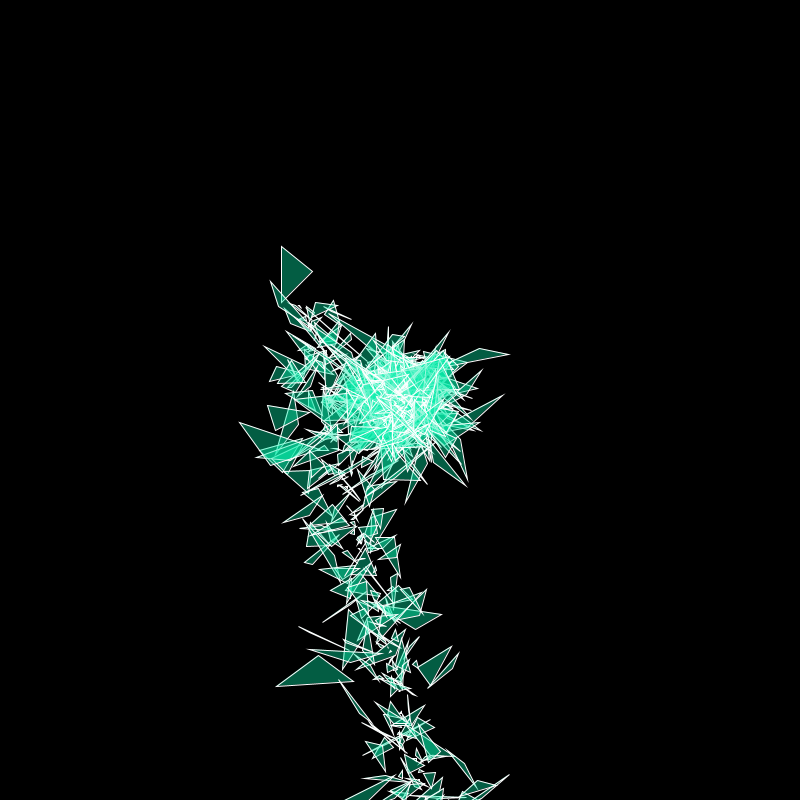
Frame 1 (no input)
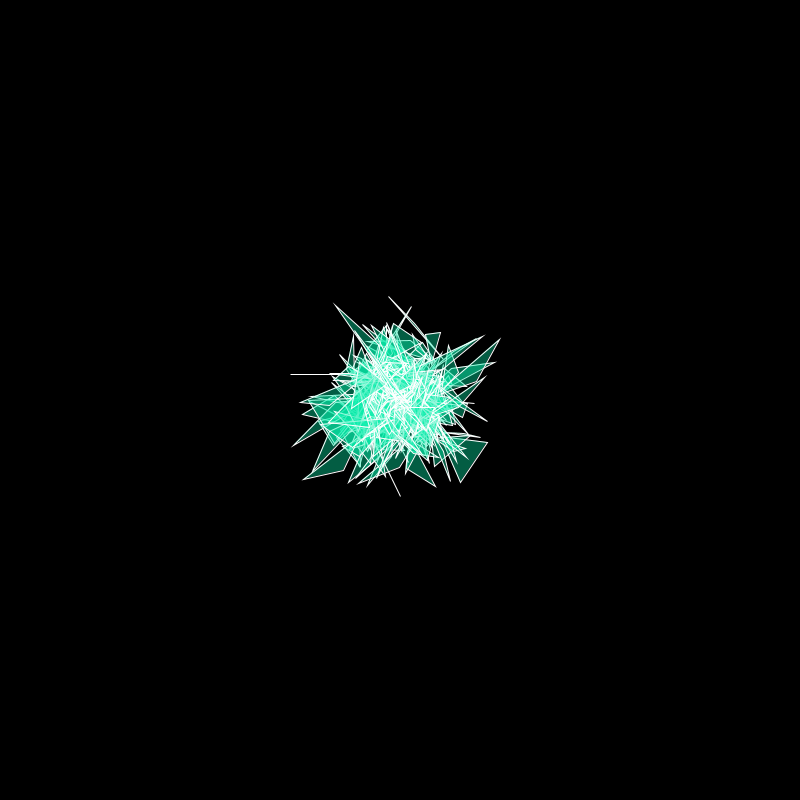
Frame 2 (the mouse pressed at the canvas centre, redrawn once)

The Processing sketch that drew these frames (run headless with seeded random() and noise(); the mouse was pressed at the canvas centre and the sketch redrawn once):

// Processing sketch: tri_random_pattern2b
// ── tri_random_pattern2b.pde
PVector location;
PVector velocity;
// if press mouse, it regenerates triangle pattern

void setup() {
  size(800, 800);
  smooth();
  noLoop();
  frameRate(1);
  location = new PVector(300, 300);
  velocity = new PVector(2.5, 10);
}

void draw() {
  noFill();
  stroke(255);
  background(0);
  int block=10; //number of blocks per canva, the more blocks the more dense the triangles
  int xblock=height/block;
  int yblock=width/block;
  TriangleBlock t=new TriangleBlock();
  for (int x=0; x< height; x+=xblock) {
    for (int y=0; y< width; y+=yblock) {
      PVector center = new PVector(width/2, height/2);
      location.add(velocity);

      PVector line = PVector.sub(center, location);   // Calculate direction of force

      float len = line.mag();
      println(len);

      if (len < 800) {
        velocity.mult(1);
      } 
      stroke (255);
      fill (7, 237, 170, 100);
      t.generate1(center.x, center.y);
      t.generate1(location.x, location.y);
      fill (10, 7, 237, 100);
      // t.generate1(x, y);
      //t.generate2(x,y);
    }
  }
  
}

void mousePressed() {
  noLoop();
}

void mouseReleased() {
  loop();
}

void test() {
  background(0);
  int max_triag=100;
  int origin=0;
  int rng=int(random(0, 50));
  for (int i=0; i<max_triag; i++) {
    origin=int(random(0, 800));
    rng=int(random(0, 50));
    int x1=origin;
    int y1=int(random(origin-rng, origin+rng));
    int x2=int(random(origin-rng, origin+rng));
    int y2=int(random(x2-rng, x2+rng));
    int x3=int(random(origin-rng, origin+rng));
    int y3=int(random(x3-rng, x3+rng));
    triangle(x1, y1, x2, y2, x3, y3);
  }
}


// ── TriangleBlock.pde
class TriangleBlock {
  float max_triangles=5; //number of triangles per block
  
  void generate1(float xo, float yo){
    for (float i=0; i<max_triangles; i++){
      float rng=int(random(0,50)); //random range per triangle leg
      float x1=int(random(xo-rng, xo+rng));
      float y1=int(random(yo-rng, yo+rng));
      float x2=int(random(x1-rng, x1+rng));
      float y2=int(random(y1-rng, y1+rng));
      float x3=int(random(x2-rng, x2+rng));
      float y3=int(random(y2-rng, y2+rng));
      triangle(x1, y1, x2, y2, x3, y3);
      println("xo: "+xo+" x1:"+x1+" y1:"+y1+" x2:"+x2+" y2:"+y2+" x3:"+x3+" y3:"+y3);
    }
  }
  
  void generate2(int xo, int yo){
    for (int i=0; i<max_triangles; i++){
      int rng=int(random(0,70)); //random range per triangle leg
      int x1=int(random(xo-rng, xo+rng));
      int y1=int(random(yo-rng, yo+rng));
      rng=int(random(0,30)); //random range per triangle leg
      int x2=int(random(x1-rng, x1+rng));
      int y2=int(random(y1-rng, y1+rng));
      rng=int(random(0,50)); //random range per triangle leg
      int x3=int(random(x2-rng, x2+rng));
      int y3=int(random(y2-rng, y2+rng));
      triangle(x1, y1, x2, y2, x3, y3);
      println("xo: "+xo+" x1:"+x1+" y1:"+y1+" x2:"+x2+" y2:"+y2+" x3:"+x3+" y3:"+y3);
    }
  }
}
